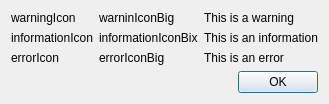
<?xml version="1.0" encoding="UTF-8"?>
<ui version="4.0">
 <class>Dialog</class>
 <widget class="QDialog" name="Dialog">
  <property name="geometry">
   <rect>
    <x>0</x>
    <y>0</y>
    <width>200</width>
    <height>98</height>
   </rect>
  </property>
  <property name="windowTitle">
   <string>Dialog</string>
  </property>
  <layout class="QGridLayout" name="gridLayout">
   <item row="3" column="3">
    <widget class="QDialogButtonBox" name="buttonBox">
     <property name="standardButtons">
      <set>QDialogButtonBox::Ok</set>
     </property>
    </widget>
   </item>
   <item row="0" column="3">
    <widget class="QLabel" name="warningLabel">
     <property name="text">
      <string>This is a warning</string>
     </property>
    </widget>
   </item>
   <item row="0" column="0">
    <widget class="QLabel" name="warningIcon">
     <property name="text">
      <string>warningIcon</string>
     </property>
    </widget>
   </item>
   <item row="1" column="3">
    <widget class="QLabel" name="informationLabel">
     <property name="text">
      <string>This is an information</string>
     </property>
    </widget>
   </item>
   <item row="1" column="0">
    <widget class="QLabel" name="informationIcon">
     <property name="text">
      <string>informationIcon</string>
     </property>
    </widget>
   </item>
   <item row="2" column="0">
    <widget class="QLabel" name="errorIcon">
     <property name="text">
      <string>errorIcon</string>
     </property>
    </widget>
   </item>
   <item row="2" column="3">
    <widget class="QLabel" name="errorLabel">
     <property name="text">
      <string>This is an error</string>
     </property>
    </widget>
   </item>
   <item row="0" column="1">
    <widget class="QLabel" name="warningIconBig">
     <property name="text">
      <string>warninIconBig</string>
     </property>
    </widget>
   </item>
   <item row="1" column="1">
    <widget class="QLabel" name="informationIconBig">
     <property name="text">
      <string>informationIconBix</string>
     </property>
    </widget>
   </item>
   <item row="2" column="1">
    <widget class="QLabel" name="errorIconBig">
     <property name="text">
      <string>errorIconBig</string>
     </property>
    </widget>
   </item>
  </layout>
 </widget>
 <layoutdefault spacing="6" margin="11"/>
 <resources/>
 <connections/>
</ui>
